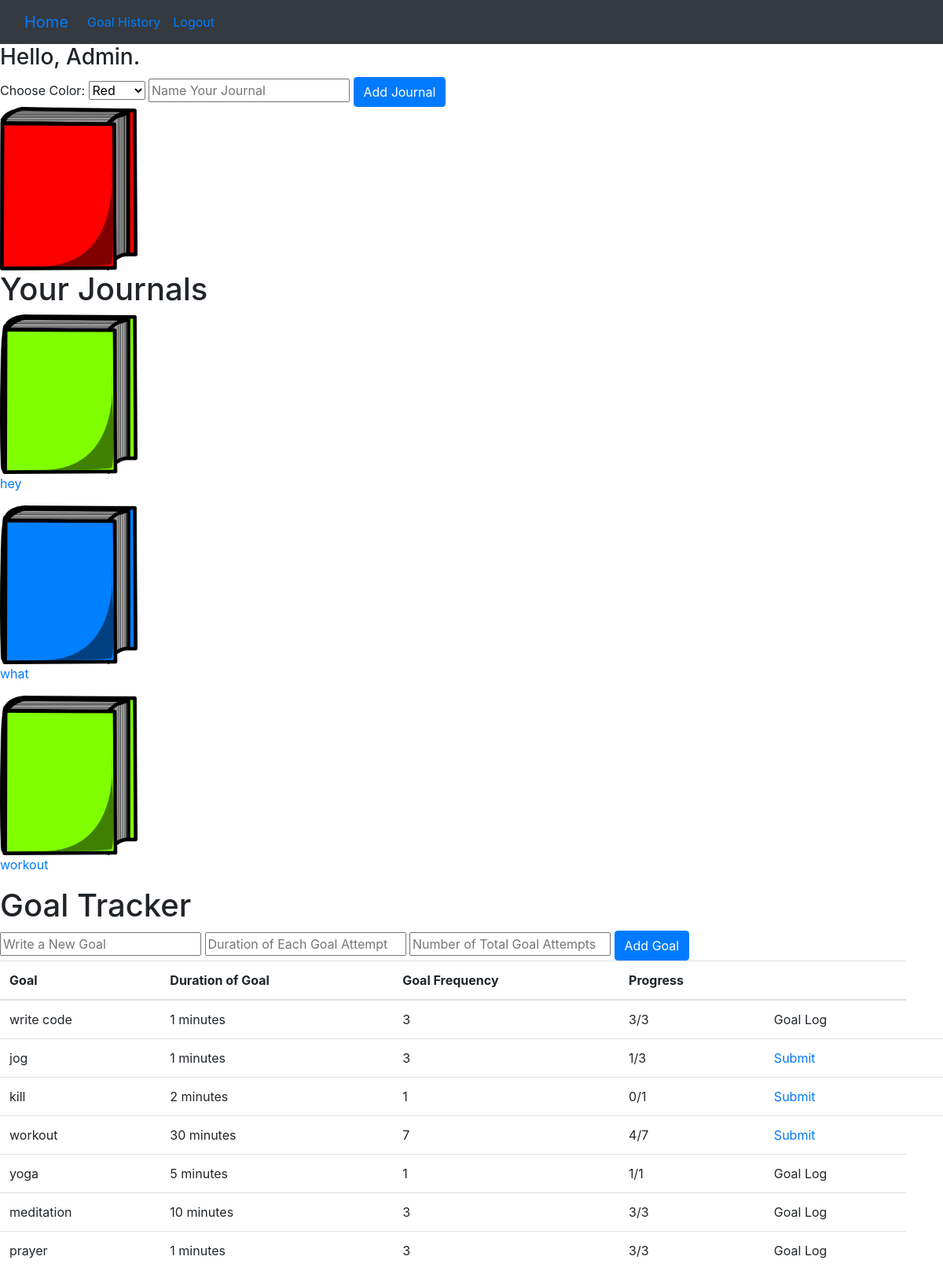
Page / (signed in) on the committed database.
### Goalify/models.py (models this page shows, shortened)
class User(AbstractUser):
    pass

class Journal(models.Model):
    journal_style = models.ImageField(null=True, blank=True)
    journal_color = models.CharField(max_length = 15, choices = COLOR_CHOICES, null = False, blank = False, default = "Red")
    journal_name = models.CharField(max_length = 50, null = True, blank = True)
    user = models.ForeignKey(User, on_delete=models.CASCADE, null = True, blank = True)

class Goal(models.Model):
    user = models.ForeignKey(User, on_delete=models.CASCADE, null = True, blank = True)
    name = models.CharField(max_length = 50, null = True, blank = True)
    goal_time = models.IntegerField(blank= True, null = True)
    frequency = models.IntegerField(blank = True, null = True)
    progress_start = models.IntegerField(default = 0, blank = True, null = True)
    progress_total = models.IntegerField(blank = True, null = True)
    date = models.DateTimeField(null = True, blank = True)

### Goalify/views.py (the view)
# urls.py: path('', views.index, name='index'),
def index(request):
     goals = Goal.objects.filter(user=request.user).all().order_by('-date')
     journals = Journal.objects.filter(user=request.user).all()
     if request.method == "POST":
          formo = GoalForm(request.POST)
          form = JournalForm(request.POST)
          if form.is_valid():
               new_journal = form.save()
               new_journal.journal_color = request.POST['journal_color']
               new_journal.journal_style = f"{new_journal.journal_color}.png"
               new_journal.journal_name = request.POST['journal_name']
               new_journal.user = request.user
               new_journal.save()
               return HttpResponseRedirect(reverse("index"))
          if formo.is_valid():
               new_goal = formo.save()
               new_goal.user = request.user
               new_goal.name = request.POST['name']
               new_goal.goal_time = request.POST['goal_time']
               new_goal.frequency = request.POST['frequency']
               new_goal.progress_start = 0
               new_goal.progress_total = request.POST['frequency']
               new_goal.date = current_time
               new_goal.save()
               Timer.objects.create(id=new_goal.id, time=new_goal.goal_time)
               return HttpResponseRedirect(reverse("index"))
     else:
          formo = GoalForm
          form = JournalForm
          return render(request, 'goalify/index.html', {
               'form': form,
               'formo': formo,
               'journals': journals,
               'goals': goals
          })

### Goalify/templates/goalify/index.html (shortened to what this page needs)
{% extends "goalify/layout.html" %}
{% block body%}
    <h3>Hello, {{ request.user.username }}.</h3>
    <div class="journal-form">
        <form action="" method="POST" onchange="customize(this)">
            {{ form }}
            <button type="submit" class="btn btn-primary">Add Journal</button>
        </form>
    </div>
    <img id="journal-design" src="/static/Images/Red.png" alt="journal-pic"></img>
    <h1>Your Journals</h1>
    <div>
        {% for journal in journals %}
            <img id="journal-design" src="{{ journal.journal_style.url }}">
            <p><a href= "{% url 'entry' journal_id=journal.id %}">{{ journal.journal_name }}</a></p>
        {% endfor %}
    </div>
    <h1>Goal Tracker</h1>
    <div class="goal-form">
        <form action="" method="POST">
            {{ formo }}
            <button type="submit" class="btn btn-primary">Add Goal</button>
        </form>
    </div>
    <table class="table">
        <thead>
          <tr>
            <th scope="col">Goal</th>
            <th scope="col">Duration of Goal</th>
            <th scope="col">Goal Frequency</th>
            <th scope="col">Progress</th>
            <th></th>
          </tr>
        </thead>
        <tbody>
          {% for goal in goals %}
          <tr>
                <td>{{ goal.name }}</td>
                <td>{{ goal.goal_time }} minutes</td>
                <td>{{ goal.frequency }}</td>
                <td><span id="goal_start_{{goal.id}}">{{ goal.progress_start }}</span>/<span id="goal_end_{{goal.id}}">{{ goal.progress_total }}</span></td>
                <td id="timey_{{goal.id}}"><a href= "{% url 'timer' timer_id=goal.id %}">Submit</a></td>
                <td><a id='log_{{goal.id}}'>Goal Log</a></td>
          </tr>
          {% endfor %}
        </tbody>
      </table>
{% endblock %}

### Goalify/static/Goalify/styles.css (style rules this page uses)
#journal-design { width: 175px; }

### rows in the picture
User: user.username "Admin"
Journal: journal_style (picture), journal_name "hey"
Journal: journal_style (picture), journal_name "what"
Journal: journal_style (picture), journal_name "workout"
Goal: name "write code", goal_time "1", frequency "3", progress_start "3", progress_total "3"
Goal: name "jog", goal_time "1", frequency "3", progress_start "1", progress_total "3"
Goal: name "kill", goal_time "2", frequency "1", progress_start "0", progress_total "1"
Goal: name "workout", goal_time "30", frequency "7", progress_start "4", progress_total "7"
Goal: name "yoga", goal_time "5", frequency "1", progress_start "1", progress_total "1"
Goal: name "meditation", goal_time "10", frequency "3", progress_start "3", progress_total "3"
Goal: name "prayer", goal_time "1", frequency "3", progress_start "3", progress_total "3"
